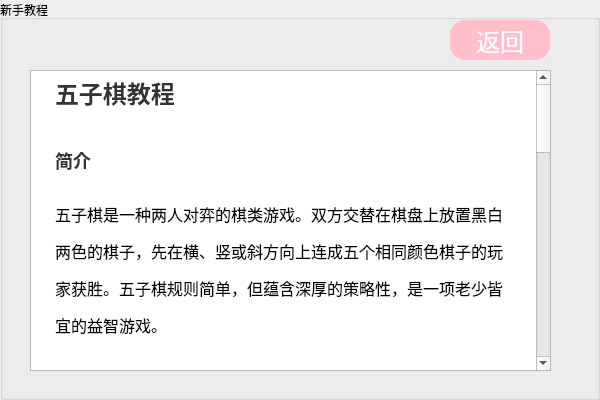
<?xml version="1.0" encoding="UTF-8"?>
<ui version="4.0">
 <class>guideWidget</class>
 <widget class="QWidget" name="guideWidget">
  <property name="geometry">
   <rect>
    <x>0</x>
    <y>0</y>
    <width>600</width>
    <height>400</height>
   </rect>
  </property>
  <property name="minimumSize">
   <size>
    <width>600</width>
    <height>400</height>
   </size>
  </property>
  <property name="maximumSize">
   <size>
    <width>600</width>
    <height>400</height>
   </size>
  </property>
  <property name="windowTitle">
   <string>Form</string>
  </property>
  <widget class="QGroupBox" name="guideGroupBox">
   <property name="geometry">
    <rect>
     <x>0</x>
     <y>0</y>
     <width>600</width>
     <height>400</height>
    </rect>
   </property>
   <property name="minimumSize">
    <size>
     <width>600</width>
     <height>400</height>
    </size>
   </property>
   <property name="maximumSize">
    <size>
     <width>600</width>
     <height>400</height>
    </size>
   </property>
   <property name="styleSheet">
    <string notr="true">font: 12pt &quot;Agency FB&quot;;</string>
   </property>
   <property name="title">
    <string>新手教程</string>
   </property>
   <widget class="QPushButton" name="returnBtn">
    <property name="geometry">
     <rect>
      <x>450</x>
      <y>20</y>
      <width>100</width>
      <height>40</height>
     </rect>
    </property>
    <property name="minimumSize">
     <size>
      <width>100</width>
      <height>40</height>
     </size>
    </property>
    <property name="maximumSize">
     <size>
      <width>100</width>
      <height>40</height>
     </size>
    </property>
    <property name="styleSheet">
     <string notr="true">QPushButton{
border-radius:15px;
padding : 0 4px;
background: #FFC0CB;
border -radius:10px;
color: rgb(255, 255, 255);
font: 24px
}
QPushButton:hover:!pressed

{
background:#FFC0CB;
}
QToolButton
{

border-radius:10px;
bacground:red;
color:red;
}

QPushButton:pressed
{
              font-size: 19px;
              transition: 0.9s; 
}</string>
    </property>
    <property name="text">
     <string>返回</string>
    </property>
   </widget>
   <widget class="QTextBrowser" name="textBrowser">
    <property name="geometry">
     <rect>
      <x>30</x>
      <y>70</y>
      <width>521</width>
      <height>301</height>
     </rect>
    </property>
    <property name="html">
     <string>&lt;!DOCTYPE HTML PUBLIC &quot;-//W3C//DTD HTML 4.0//EN&quot; &quot;http://www.w3.org/TR/REC-html40/strict.dtd&quot;&gt;
&lt;html&gt;&lt;head&gt;&lt;meta name=&quot;qrichtext&quot; content=&quot;1&quot; /&gt;&lt;title&gt;五子棋教程&lt;/title&gt;&lt;style type=&quot;text/css&quot;&gt;
p, li { white-space: pre-wrap; }
&lt;/style&gt;&lt;/head&gt;&lt;body style=&quot; font-family:'Agency FB'; font-size:12pt; font-weight:400; font-style:normal;&quot;&gt;
&lt;h1 style=&quot; margin-top:20px; margin-bottom:12px; margin-left:20px; margin-right:20px; -qt-block-indent:0; text-indent:0px; line-height:160%;&quot;&gt;&lt;span style=&quot; font-family:'Arial','sans-serif'; font-size:xx-large; font-weight:600; color:#333333;&quot;&gt;五子棋教程&lt;/span&gt;&lt;span style=&quot; font-family:'Arial','sans-serif'; font-size:xx-large; font-weight:600;&quot;&gt; &lt;/span&gt;&lt;/h1&gt;
&lt;h2 style=&quot; margin-top:16px; margin-bottom:12px; margin-left:20px; margin-right:20px; -qt-block-indent:0; text-indent:0px; line-height:160%;&quot;&gt;&lt;span style=&quot; font-family:'Arial','sans-serif'; font-size:x-large; font-weight:600; color:#333333;&quot;&gt;简介&lt;/span&gt;&lt;span style=&quot; font-family:'Arial','sans-serif'; font-size:x-large; font-weight:600;&quot;&gt; &lt;/span&gt;&lt;/h2&gt;
&lt;p style=&quot; margin-top:12px; margin-bottom:12px; margin-left:20px; margin-right:20px; -qt-block-indent:0; text-indent:0px; line-height:160%;&quot;&gt;&lt;span style=&quot; font-family:'Arial','sans-serif';&quot;&gt;五子棋是一种两人对弈的棋类游戏。双方交替在棋盘上放置黑白两色的棋子，先在横、竖或斜方向上连成五个相同颜色棋子的玩家获胜。五子棋规则简单，但蕴含深厚的策略性，是一项老少皆宜的益智游戏。 &lt;/span&gt;&lt;/p&gt;
&lt;h2 style=&quot; margin-top:16px; margin-bottom:12px; margin-left:20px; margin-right:20px; -qt-block-indent:0; text-indent:0px; line-height:160%;&quot;&gt;&lt;span style=&quot; font-family:'Arial','sans-serif'; font-size:x-large; font-weight:600; color:#333333;&quot;&gt;棋盘和棋子&lt;/span&gt;&lt;span style=&quot; font-family:'Arial','sans-serif'; font-size:x-large; font-weight:600;&quot;&gt; &lt;/span&gt;&lt;/h2&gt;
&lt;ul style=&quot;margin-top: 0px; margin-bottom: 0px; margin-left: 0px; margin-right: 0px; -qt-list-indent: 1;&quot;&gt;&lt;li style=&quot; font-family:'Arial','sans-serif';&quot; style=&quot; margin-top:12px; margin-bottom:0px; margin-left:20px; margin-right:20px; -qt-block-indent:0; text-indent:0px; line-height:160%;&quot;&gt;&lt;span style=&quot; font-weight:600;&quot;&gt;棋盘&lt;/span&gt;：标准五子棋棋盘是15x15的方格。 &lt;/li&gt;
&lt;li style=&quot; font-family:'Arial','sans-serif';&quot; style=&quot; margin-top:0px; margin-bottom:12px; margin-left:20px; margin-right:20px; -qt-block-indent:0; text-indent:0px; line-height:160%;&quot;&gt;&lt;span style=&quot; font-weight:600;&quot;&gt;棋子&lt;/span&gt;：黑白两色的圆形棋子。 &lt;/li&gt;&lt;/ul&gt;
&lt;h2 style=&quot; margin-top:16px; margin-bottom:12px; margin-left:20px; margin-right:20px; -qt-block-indent:0; text-indent:0px; line-height:160%;&quot;&gt;&lt;span style=&quot; font-family:'Arial','sans-serif'; font-size:x-large; font-weight:600; color:#333333;&quot;&gt;基本规则&lt;/span&gt;&lt;span style=&quot; font-family:'Arial','sans-serif'; font-size:x-large; font-weight:600;&quot;&gt; &lt;/span&gt;&lt;/h2&gt;
&lt;ol style=&quot;margin-top: 0px; margin-bottom: 0px; margin-left: 0px; margin-right: 0px; -qt-list-indent: 1;&quot;&gt;&lt;li style=&quot; font-family:'Arial','sans-serif';&quot; style=&quot; margin-top:12px; margin-bottom:0px; margin-left:20px; margin-right:20px; -qt-block-indent:0; text-indent:0px; line-height:160%;&quot;&gt;&lt;span style=&quot; font-weight:600;&quot;&gt;开局&lt;/span&gt;： &lt;/li&gt;
&lt;ul style=&quot;margin-top: 0px; margin-bottom: 0px; margin-left: 0px; margin-right: 0px; -qt-list-indent: 2;&quot;&gt;&lt;li style=&quot; font-family:'Arial','sans-serif';&quot; style=&quot; margin-top:0px; margin-bottom:0px; margin-left:20px; margin-right:20px; -qt-block-indent:0; text-indent:0px; line-height:160%;&quot;&gt;黑子先行，双方交替下子。 &lt;/li&gt;
&lt;li style=&quot; font-family:'Arial','sans-serif';&quot; style=&quot; margin-top:0px; margin-bottom:0px; margin-left:20px; margin-right:20px; -qt-block-indent:0; text-indent:0px; line-height:160%;&quot;&gt;每次只能在一个空的交叉点放置一个棋子。 &lt;/li&gt;&lt;/ul&gt;
&lt;li style=&quot; font-family:'Arial','sans-serif';&quot; style=&quot; margin-top:0px; margin-bottom:0px; margin-left:20px; margin-right:20px; -qt-block-indent:0; text-indent:0px; line-height:160%;&quot;&gt;&lt;span style=&quot; font-weight:600;&quot;&gt;胜利条件&lt;/span&gt;： &lt;/li&gt;
&lt;ul style=&quot;margin-top: 0px; margin-bottom: 0px; margin-left: 0px; margin-right: 0px; -qt-list-indent: 2;&quot;&gt;&lt;li style=&quot; font-family:'Arial','sans-serif';&quot; style=&quot; margin-top:0px; margin-bottom:0px; margin-left:20px; margin-right:20px; -qt-block-indent:0; text-indent:0px; line-height:160%;&quot;&gt;任何一方玩家在横、竖或斜方向上连成五个或更多的连续同色棋子即获胜。 &lt;/li&gt;&lt;/ul&gt;
&lt;li style=&quot; font-family:'Arial','sans-serif';&quot; style=&quot; margin-top:0px; margin-bottom:12px; margin-left:20px; margin-right:20px; -qt-block-indent:0; text-indent:0px; line-height:160%;&quot;&gt;&lt;span style=&quot; font-weight:600;&quot;&gt;禁手规则（仅适用于部分规则，如专业比赛）&lt;/span&gt;： &lt;/li&gt;&lt;/ol&gt;
&lt;ul style=&quot;margin-top: 0px; margin-bottom: 0px; margin-left: 0px; margin-right: 0px; -qt-list-indent: 2;&quot;&gt;&lt;li style=&quot; font-family:'Arial','sans-serif';&quot; style=&quot; margin-top:0px; margin-bottom:0px; margin-left:20px; margin-right:20px; -qt-block-indent:0; text-indent:0px; line-height:160%;&quot;&gt;对于黑棋来说，有一些限制条件，如“三三禁手”、“四四禁手”和“长连禁手”。 &lt;/li&gt;&lt;/ul&gt;
&lt;h2 style=&quot; margin-top:16px; margin-bottom:12px; margin-left:20px; margin-right:20px; -qt-block-indent:0; text-indent:0px; line-height:160%;&quot;&gt;&lt;span style=&quot; font-family:'Arial','sans-serif'; font-size:x-large; font-weight:600; color:#333333;&quot;&gt;下棋策略&lt;/span&gt;&lt;span style=&quot; font-family:'Arial','sans-serif'; font-size:x-large; font-weight:600;&quot;&gt; &lt;/span&gt;&lt;/h2&gt;
&lt;ul style=&quot;margin-top: 0px; margin-bottom: 0px; margin-left: 0px; margin-right: 0px; -qt-list-indent: 1;&quot;&gt;&lt;li style=&quot; font-family:'Arial','sans-serif';&quot; style=&quot; margin-top:12px; margin-bottom:0px; margin-left:20px; margin-right:20px; -qt-block-indent:0; text-indent:0px; line-height:160%;&quot;&gt;&lt;span style=&quot; font-weight:600;&quot;&gt;占据中心&lt;/span&gt;：尽量占据棋盘的中心区域，这样可以有更多的延展空间和机会。 &lt;/li&gt;
&lt;li style=&quot; font-family:'Arial','sans-serif';&quot; style=&quot; margin-top:0px; margin-bottom:0px; margin-left:20px; margin-right:20px; -qt-block-indent:0; text-indent:0px; line-height:160%;&quot;&gt;&lt;span style=&quot; font-weight:600;&quot;&gt;双三活四&lt;/span&gt;：尽量创造“活三”或“活四”的机会，因为这些可以直接形成“连五”或威胁对方。 &lt;/li&gt;
&lt;li style=&quot; font-family:'Arial','sans-serif';&quot; style=&quot; margin-top:0px; margin-bottom:12px; margin-left:20px; margin-right:20px; -qt-block-indent:0; text-indent:0px; line-height:160%;&quot;&gt;&lt;span style=&quot; font-weight:600;&quot;&gt;防守与进攻&lt;/span&gt;：平衡防守和进攻，既要阻止对方形成“连五”，也要寻找自己的机会。 &lt;/li&gt;&lt;/ul&gt;
&lt;p style=&quot; margin-top:12px; margin-bottom:12px; margin-left:20px; margin-right:20px; -qt-block-indent:0; text-indent:0px; line-height:160%;&quot;&gt;&lt;span style=&quot; font-family:'Arial','sans-serif';&quot;&gt;希望这个教程能够帮助你快速上手五子棋！祝你游戏愉快！&lt;/span&gt; &lt;/p&gt;&lt;/body&gt;&lt;/html&gt;</string>
    </property>
   </widget>
  </widget>
 </widget>
 <resources/>
 <connections/>
</ui>
